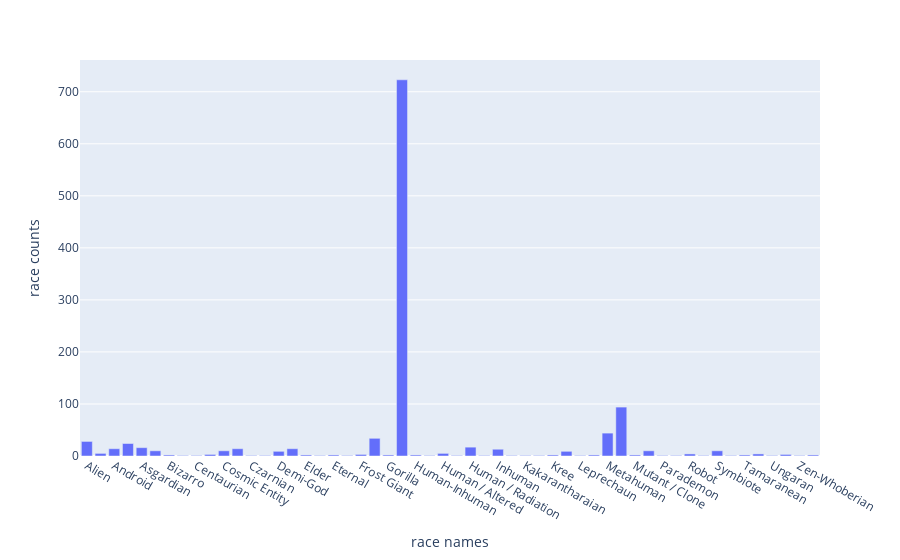
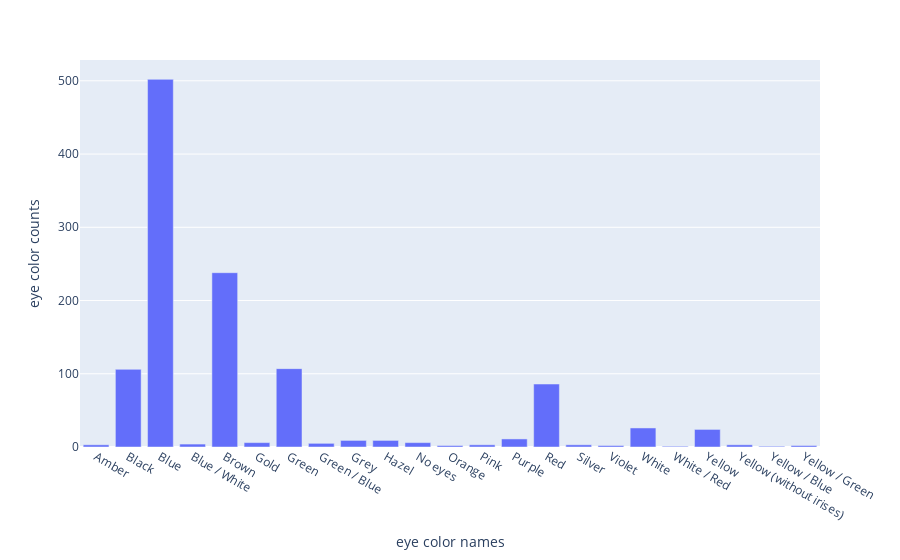
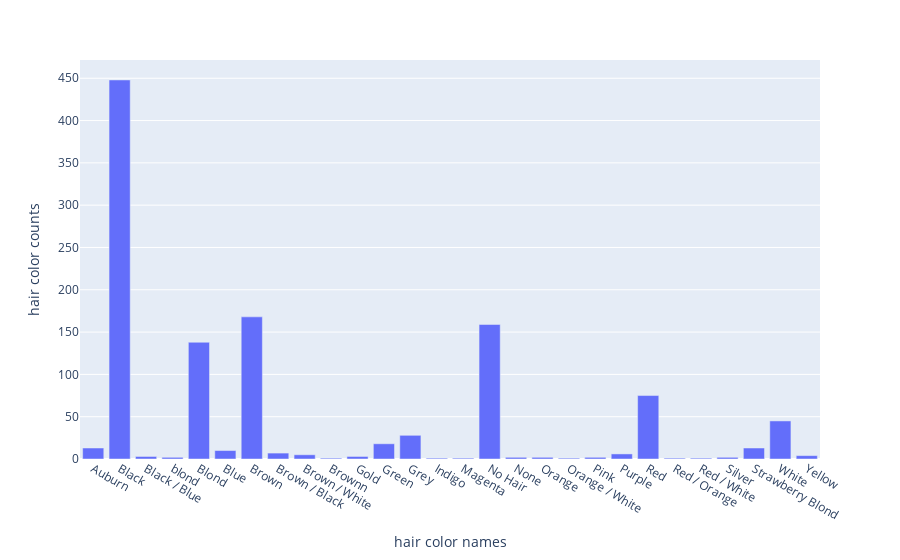

Here is the notebook cell these charts were saved with, in order:
### Code cell
PlotRaceEyeAndHairNameandCounts(Top2CreatorNamesAndCounts)

### Figure 1 — Plotly figure (JSON) as saved in the notebook; plotly's stock layout.template omitted (floating-point values rounded to 4 significant figures)
{"data": [{"alignmentgroup": "True", "hovertemplate": "race names=%{x}<br>race counts=%{y}<extra></extra>", "legendgroup": "", "marker": {"color": "#636efa", "pattern": {"shape": ""}}, "name": "", "offsetgroup": "", "orientation": "v", "showlegend": false, "textposition": "auto", "x": ["Alien", "Amazon", "Android", "Animal", "Asgardian", "Atlantean", "Bizarro", "Bolovaxian", "Centaurian", "Clone", "Cosmic Entity", "Cyborg", "Czarnian", "Daxamite", "Demi-God", "Demon", "Elder", "Energy Release Generator", "Eternal", "Flora Colossus", "Frost Giant", "God / Eternal", "Gorilla", "Human", "Human-Inhuman", "Human-Spartoi", "Human / Altered", "Human / Cosmic", "Human / Radiation", "Humanoid", "Inhuman", "Kaiju", "Kakarantharaian", "Korugaran", "Kree", "Kryptonian", "Leprechaun", "Martian", "Metahuman", "Mutant", "Mutant / Clone", "New God", "Parademon", "Planet", "Robot", "Strontian", "Symbiote", "Talokite", "Tamaranean", "Titanian", "Ungaran", "Vampire", "Zen-Whoberian", "Zombie"], "xaxis": "x", "y": [28, 5, 14, 24, 16, 10, 2, 1, 1, 3, 10, 14, 1, 1, 9, 14, 2, 1, 2, 1, 3, 34, 2, 723, 2, 1, 5, 1, 17, 1, 13, 1, 1, 1, 2, 9, 1, 2, 44, 94, 2, 10, 1, 1, 4, 1, 10, 1, 2, 4, 1, 3, 1, 2], "yaxis": "y", "type": "bar"}], "layout": {"xaxis": {"anchor": "y", "domain": [0.0, 1.0], "title": {"text": "race names"}}, "yaxis": {"anchor": "x", "domain": [0.0, 1.0], "title": {"text": "race counts"}}, "legend": {"tracegroupgap": 0}, "margin": {"t": 60}, "barmode": "relative"}}

### Figure 2 — Plotly figure (JSON) as saved in the notebook; plotly's stock layout.template omitted (floating-point values rounded to 4 significant figures)
{"data": [{"alignmentgroup": "True", "hovertemplate": "eye color names=%{x}<br>eye color counts=%{y}<extra></extra>", "legendgroup": "", "marker": {"color": "#636efa", "pattern": {"shape": ""}}, "name": "", "offsetgroup": "", "orientation": "v", "showlegend": false, "textposition": "auto", "x": ["Amber", "Black", "Blue", "Blue / White", "Brown", "Gold", "Green", "Green / Blue", "Grey", "Hazel", "No eyes", "Orange", "Pink", "Purple", "Red", "Silver", "Violet", "White", "White / Red", "Yellow", "Yellow (without irises)", "Yellow / Blue", "Yellow / Green"], "xaxis": "x", "y": [3, 106, 502, 4, 238, 6, 107, 5, 9, 9, 6, 2, 3, 11, 86, 3, 2, 26, 1, 24, 3, 1, 2], "yaxis": "y", "type": "bar"}], "layout": {"xaxis": {"anchor": "y", "domain": [0.0, 1.0], "title": {"text": "eye color names"}}, "yaxis": {"anchor": "x", "domain": [0.0, 1.0], "title": {"text": "eye color counts"}}, "legend": {"tracegroupgap": 0}, "margin": {"t": 60}, "barmode": "relative"}}

### Figure 3 — Plotly figure (JSON) as saved in the notebook; plotly's stock layout.template omitted (floating-point values rounded to 4 significant figures)
{"data": [{"alignmentgroup": "True", "hovertemplate": "hair color names=%{x}<br>hair color counts=%{y}<extra></extra>", "legendgroup": "", "marker": {"color": "#636efa", "pattern": {"shape": ""}}, "name": "", "offsetgroup": "", "orientation": "v", "showlegend": false, "textposition": "auto", "x": ["Auburn", "Black", "Black / Blue", "blond", "Blond", "Blue", "Brown", "Brown / Black", "Brown / White", "Brownn", "Gold", "Green", "Grey", "Indigo", "Magenta", "No Hair", "None", "Orange", "Orange / White", "Pink", "Purple", "Red", "Red / Orange", "Red / White", "Silver", "Strawberry Blond", "White", "Yellow"], "xaxis": "x", "y": [13, 448, 3, 2, 138, 10, 168, 7, 5, 1, 3, 18, 28, 1, 1, 159, 2, 2, 1, 2, 6, 75, 1, 1, 2, 13, 45, 4], "yaxis": "y", "type": "bar"}], "layout": {"xaxis": {"anchor": "y", "domain": [0.0, 1.0], "title": {"text": "hair color names"}}, "yaxis": {"anchor": "x", "domain": [0.0, 1.0], "title": {"text": "hair color counts"}}, "legend": {"tracegroupgap": 0}, "margin": {"t": 60}, "barmode": "relative"}}
